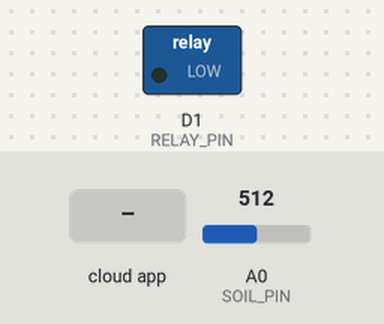
Simulated run of this sketch. Board: ESP8266 (NodeMCU). On the bench: switched loads named in the sketch (green lamp = pin HIGH). Inputs (shaded band) come from the test bench; at power-on: A0 (SOIL_PIN) = 512. WiFi joins after 1.5 s; servers stay silent unless stated; the Firebase database answers and starts empty; what the sketch prints to the serial monitor is not drawn.

Above: at 2.7 s.
2.8 s: the phone or cloud app sets manual to 1
At 7.9 s:
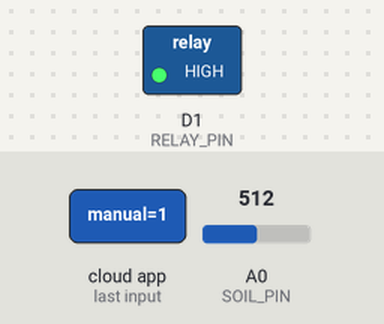
8.6 s: the phone or cloud app sets manual to 0
At 13.2 s:
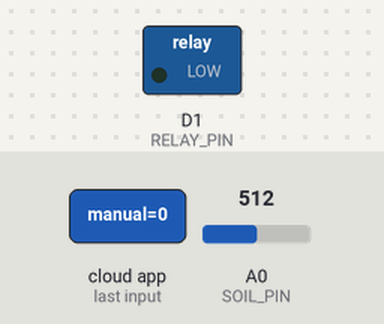
Timing chart, 0 to 14.7 s (numbered marks = the images above; inputs shaded):
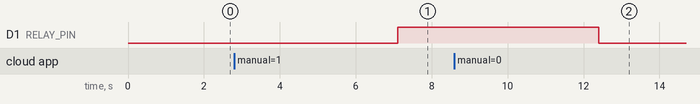

The sketch:

Plant-Monitoring-App.ino
```cpp
#include <ESP8266WiFi.h>
#include <FirebaseESP8266.h>

// Wi-Fi credentials
#define WIFI_SSID "Redmi"
#define WIFI_PASSWORD "98764321"

// Firebase project credentials
#define FIREBASE_HOST "https://iotproject-8d4de-default-rtdb.firebaseio.com/"
#define FIREBASE_AUTH "81pEGY41RPBiiYRrV84snbZCyQbylowhwnDpVY07"

// Define pins
#define RELAY_PIN D1
#define SOIL_PIN A0

// Firebase objects
FirebaseData fbdo;
FirebaseAuth auth;
FirebaseConfig config;

void setup() {
  Serial.begin(115200);

  pinMode(RELAY_PIN, OUTPUT);
  digitalWrite(RELAY_PIN, LOW); // Motor OFF initially

  // Connect to Wi-Fi
  WiFi.begin(WIFI_SSID, WIFI_PASSWORD);
  Serial.print("Connecting to WiFi");
  while (WiFi.status() != WL_CONNECTED) {
    delay(500);
    Serial.print(".");
  }
  Serial.println(" Connected!");

  // Firebase Config setup
  config.host = FIREBASE_HOST;
  config.signer.tokens.legacy_token = FIREBASE_AUTH;

  Firebase.begin(&config, &auth);
  Firebase.reconnectWiFi(true);
}

void loop() {
  // Read soil moisture
  int moisture = analogRead(SOIL_PIN);
  Serial.print("Soil Moisture: ");
  Serial.println(moisture);

  // Upload moisture to Firebase
  if (Firebase.setInt(fbdo, "/sensor/moisture", moisture)) {
    Serial.println("Moisture sent");
  } else {
    Serial.print("Send failed: ");
    Serial.println(fbdo.errorReason());
  }

  // Check motor control from Firebase
if (Firebase.getBool(fbdo, "/motor/manual")) {
    bool motorManual = fbdo.boolData();  // Get the boolean value

    if (motorManual) {
      digitalWrite(RELAY_PIN, HIGH);  // Turn ON motor
      Serial.println("Motor Status: ON");
    } else {
      digitalWrite(RELAY_PIN, LOW);   // Turn OFF motor
      Serial.println("Motor Status: OFF");
    }
} else {
    Serial.print("Failed to read motor/manual: ");
    Serial.println(fbdo.errorReason());
}


  delay(5000);
}
```

Measured:
- after the input at 2.8 s, D1 (RELAY_PIN): LOW → HIGH after 4.3 s
- after the input at 8.6 s, D1 (RELAY_PIN): HIGH → LOW after 3.8 s
